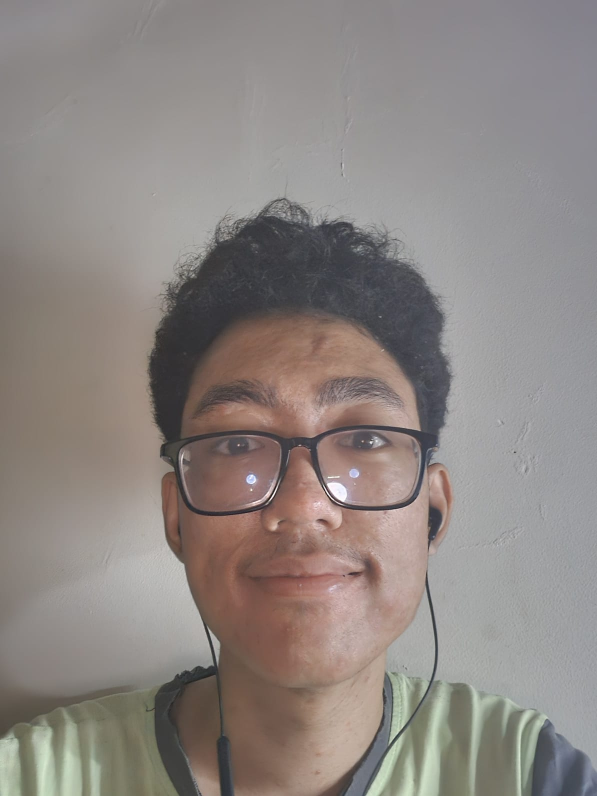
#> input picture soal1/selfie.jpg, 1194 x 1592 px (shown at 1/2 size)
$ python soal1.py
#> lines starting #> are read from the running program, lines starting #| are printed output that depends on the picture
import cv2
import numpy as np
from scipy.fftpack import dct, idct
import matplotlib.pyplot as plt
import math

def apply_dct(block):
    block_float = np.float32(block)
    shifted_block = block_float - 128
    return dct(dct(shifted_block, axis=0, norm='ortho'), axis=1, norm='ortho')

def quantize(dct_block, quantization_table):
    return np.round(dct_block / quantization_table)

def dequantize(quantized_block, quantization_table):
    return quantized_block * quantization_table

def apply_idct(dequantized_block):
    idct_block = idct(idct(dequantized_block, axis=0, norm='ortho'), axis=1, norm='ortho')
    return np.uint8(np.clip(idct_block + 128, 0, 255))

def calculate_psnr(img1, img2):
    """Menghitung PSNR antara dua gambar."""
    mse = np.mean((img1.astype(np.float64) - img2.astype(np.float64)) ** 2)
    if mse == 0:
        return float('inf')
    max_pixel = 255.0
    psnr = 20 * math.log10(max_pixel / math.sqrt(mse))
    return psnr

def main():
    # --- PENGATURAN ---
    image_path = 'selfie.jpg'
    block_size = 8

    quality = 25

    # --- MEMBUAT TABEL KUANTISASI BERDASARKAN KUALITAS ---
    base_quant_table = np.array([
        [16, 11, 10, 16, 24, 40, 51, 61], [12, 12, 14, 19, 26, 58, 60, 55],
        [14, 13, 16, 24, 40, 57, 69, 56], [14, 17, 22, 29, 51, 87, 80, 62],
        [18, 22, 37, 56, 68, 109, 103, 77], [24, 35, 55, 64, 81, 104, 113, 92],
        [49, 64, 78, 87, 103, 121, 120, 101], [72, 92, 95, 98, 112, 100, 103, 99]
    ], dtype=np.float32)

    if quality < 50:
        scale_factor = 5000 / quality
    else:
        scale_factor = 200 - 2 * quality

    quantization_table = (base_quant_table * scale_factor + 50) / 100
    quantization_table = np.clip(quantization_table, 1, 255)

    # --- PROSES GAMBAR ---
    original_img = cv2.imread(image_path)
#> original_img is the input picture: shape (1592, 1194, 3); mean B, G, R 130.2, 133.9, 141.4
    if original_img is None:
        print(f"Error: Gagal memuat gambar di '{image_path}'")
        return

    gray_image = cv2.cvtColor(original_img, cv2.COLOR_BGR2GRAY)
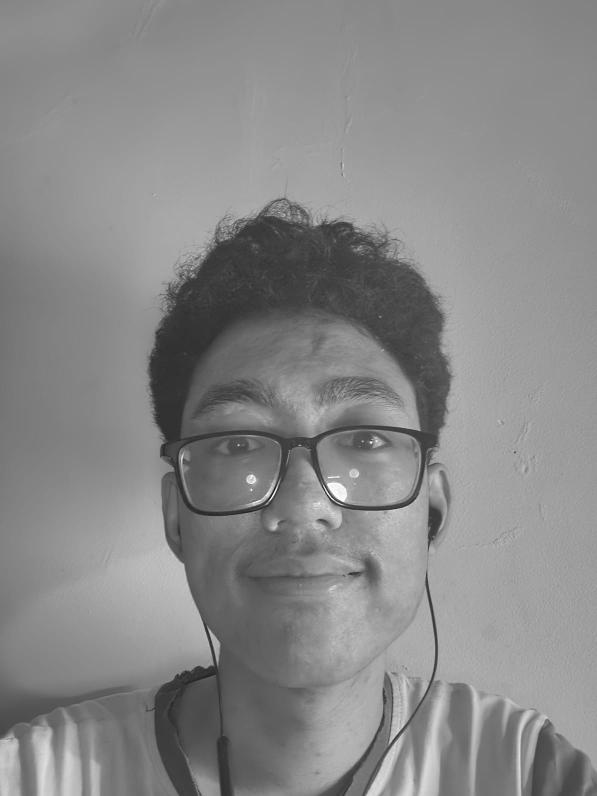
#> gray_image: shape (1592, 1194) (shown at 1/2 size); min 3, max 255, mean 135.7

    h, w = gray_image.shape
#> h = 1592; w = 1194
    new_h = (h // block_size) * block_size
#> new_h = 1592
    new_w = (w // block_size) * block_size
#> new_w = 1192
    cropped_original_image = gray_image[:new_h, :new_w]

    decoded_image = np.zeros_like(cropped_original_image, dtype=np.uint8)

    print(f"Memproses gambar dengan ukuran {new_w}x{new_h}...")
#> (printed output is left out)
    print(f"Faktor Kualitas: {quality}")

    for y in range(0, new_h, block_size):
        for x in range(0, new_w, block_size):
            original_block = cropped_original_image[y:y+block_size, x:x+block_size]

            # --- Proses Encoding & Decoding per blok ---
            dct_block = apply_dct(original_block)
            quantized_block = quantize(dct_block, quantization_table)
            dequantized_block = dequantize(quantized_block, quantization_table)
            decoded_block = apply_idct(dequantized_block)

            decoded_image[y:y+block_size, x:x+block_size] = decoded_block

    # --- ANALISIS HASIL ---
    psnr_value = calculate_psnr(cropped_original_image, decoded_image)
#> in calculate_psnr, `mse = np.mean((img1.astype(np.float64) - img2.astype(np.float64)) ** 2)`: mse = 6.1
#> in calculate_psnr, `psnr = 20 * math.log10(max_pixel / math.sqrt(mse))`: psnr = 40.27
#> psnr_value = 40.27
    print(f"\nProses Selesai.")
    print(f"PSNR (Peak Signal-to-Noise Ratio): {psnr_value:.2f} dB")
#| PSNR (Peak Signal-to-Noise Ratio): 40.27 dB

    # --- VISUALISASI ---
    fig, axes = plt.subplots(1, 2, figsize=(14, 7))

    axes[0].imshow(cropped_original_image, cmap='gray')
    axes[0].set_title('Gambar Asli (Grayscale)', fontsize=14)
    axes[0].axis('off')

    axes[1].imshow(decoded_image, cmap='gray')
    axes[1].set_title(f'Gambar Hasil Decoding (Kualitas: {quality})\nPSNR: {psnr_value:.2f} dB', fontsize=14)
    axes[1].axis('off')

    plt.tight_layout()
    plt.show()
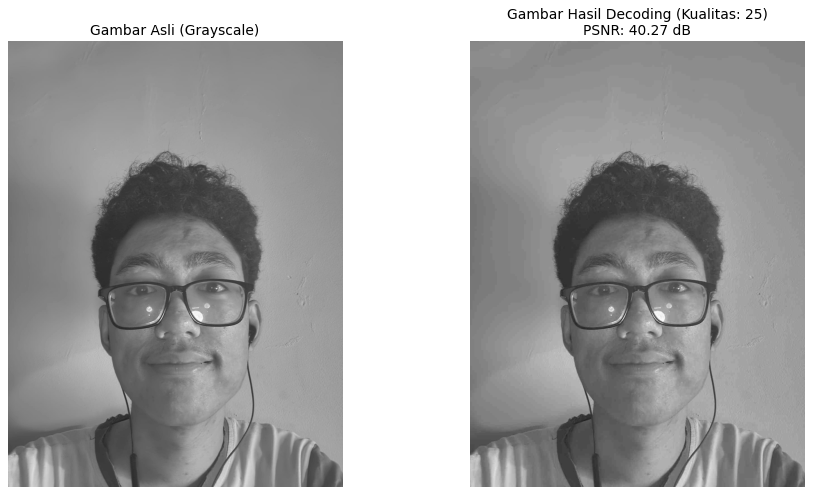
#> figure drawn by matplotlib, 2 panels

if __name__ == '__main__':
    main()
